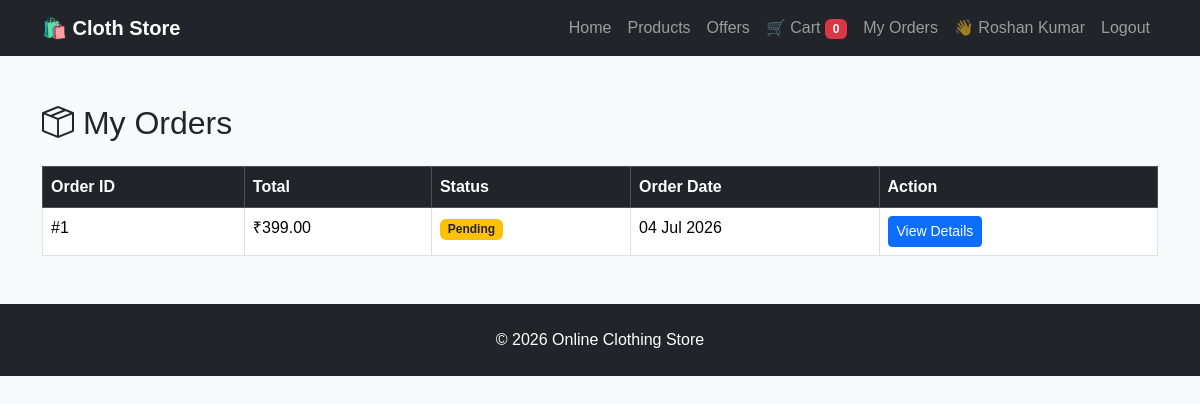
/my_orders.php (signed in), run on the app's committed database.
### tables this page shows
CREATE TABLE `orders` (
  `id` int(11) NOT NULL,
  `user_id` int(11) DEFAULT NULL,
  `shipping_name` varchar(100) DEFAULT NULL,
  `phone` varchar(15) DEFAULT NULL,
  `address` text DEFAULT NULL,
  `city` varchar(100) DEFAULT NULL,
  `state` varchar(100) DEFAULT NULL,
  `pincode` varchar(10) DEFAULT NULL,
  `total` decimal(10,2) DEFAULT NULL,
  `status` enum('Pending','Delivered','Cancelled') DEFAULT 'Pending',
  `order_date` timestamp NOT NULL DEFAULT current_timestamp()
);

### my_orders.php (the view, shortened to what this page needs)
<?php
include 'includes/header.php';
include 'includes/navbar.php';
$user_id = $_SESSION['user']['id'];
$sql = "SELECT * FROM orders
        WHERE user_id=?
        ORDER BY order_date DESC";
$stmt = mysqli_prepare($conn, $sql);
mysqli_stmt_bind_param($stmt, "i", $user_id);
mysqli_stmt_execute($stmt);
$result = mysqli_stmt_get_result($stmt);
?>
<div class="container mt-5">
    <h2 class="mb-4">
        <i class="bi bi-box-seam"></i> My Orders
    </h2>
    <?php if (mysqli_num_rows($result) > 0) { ?>
        <table class="table table-bordered table-hover">
            <thead class="table-dark">
                <tr>
                    <th>Order ID</th>
                    <th>Total</th>
                    <th>Status</th>
                    <th>Order Date</th>
                    <th>Action</th>
                </tr>
            </thead>
            <tbody>
                <?php while ($row = mysqli_fetch_assoc($result)) { ?>
                    <tr>
                        <td>#<?= $row['id'] ?></td>
                        <td>
                            ₹<?= number_format($row['total'], 2) ?>
                        </td>
                        <td>
                            <?php
                            if ($row['status'] == "Pending") {
                                echo "<span class='badge bg-warning text-dark'>Pending</span>";
                            } elseif ($row['status'] == "Delivered") {
                                echo "<span class='badge bg-success'>Delivered</span>";
                            } else {
                                echo "<span class='badge bg-danger'>Cancelled</span>";
                            }
                            ?>
                        </td>
                        <td>
                            <?= date("d M Y", strtotime($row['order_date'])) ?>
                        </td>
                        <td>
                            <a
                                href="order_details.php?id=<?= $row['id'] ?>"
                                class="btn btn-primary btn-sm">
                                View Details
                            </a>
                        </td>
                    </tr>
                <?php } ?>
            </tbody>
        </table>
    <?php } else { ?>
        <div class="alert alert-info">
            You haven't placed any orders yet.
        </div>
    <?php } ?>
</div>
<?php include 'includes/footer.php'; ?>

### assets/css/style.css (style rules this page uses)
body { font-family: Arial, Helvetica, sans-serif; }

### data on the page
orders: id "1", total "399.00", status "Pending", order_date "04 Jul 2026"

### other printed values
$cartCount "0"
$_SESSION['user']['full_name'] "Roshan Kumar"
